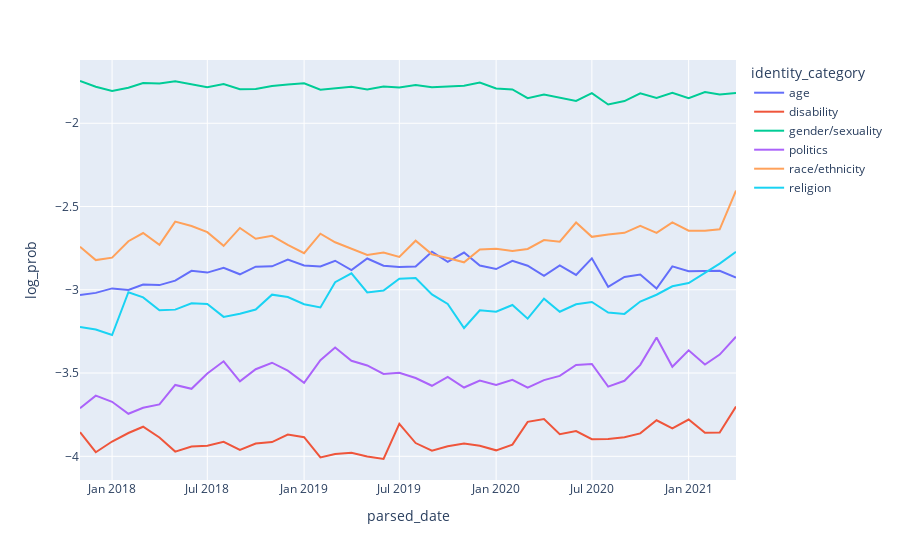

The cell this chart's notebook holds for it:
### Code cell
# Plot
import plotly.express as px

px.line(counts_overtime, x='parsed_date', y='log_prob', color='identity_category')
